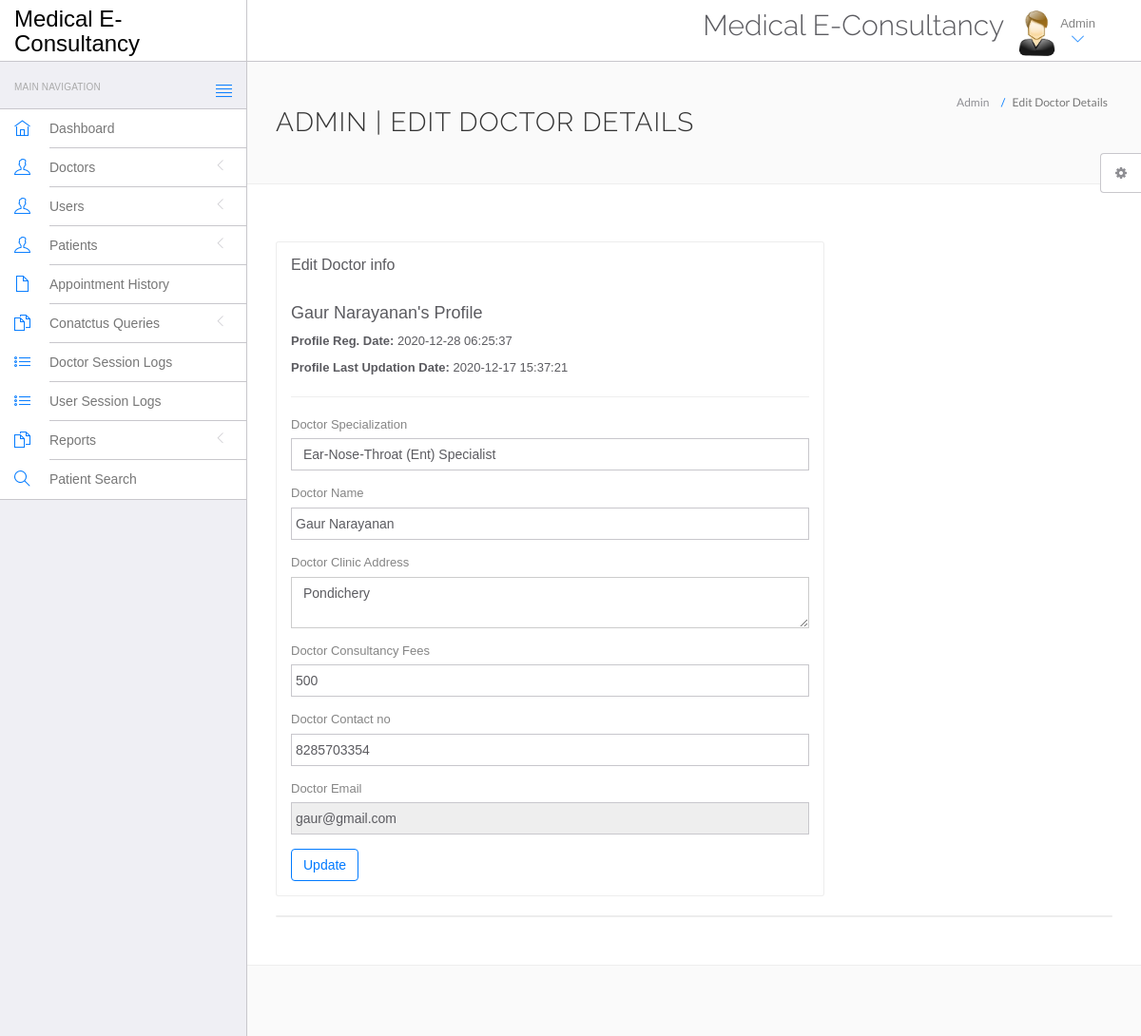
/hms/admin/edit-doctor.php?id=1 (signed in), run on the app's committed database.
### tables this page shows
CREATE TABLE `doctors` (
  `id` int(11) NOT NULL,
  `specilization` varchar(255) DEFAULT NULL,
  `doctorName` varchar(255) DEFAULT NULL,
  `address` longtext DEFAULT NULL,
  `docFees` varchar(255) DEFAULT NULL,
  `contactno` bigint(11) DEFAULT NULL,
  `docEmail` varchar(255) DEFAULT NULL,
  `password` varchar(255) DEFAULT NULL,
  `creationDate` timestamp NULL DEFAULT current_timestamp(),
  `updationDate` timestamp NULL DEFAULT NULL ON UPDATE current_timestamp()
);

### hms/admin/edit-doctor.php (the view, shortened to what this page needs)
<?php
include('include/config.php');
$did=intval($_GET['id']);
?>
<!DOCTYPE html>
<html lang="en">
	<head>
		<link rel="stylesheet" href="vendor/bootstrap/css/bootstrap.min.css">
		<link rel="stylesheet" href="vendor/fontawesome/css/font-awesome.min.css">
		<link rel="stylesheet" href="vendor/themify-icons/themify-icons.min.css">
		<link href="vendor/animate.css/animate.min.css" rel="stylesheet" media="screen">
		<link href="vendor/perfect-scrollbar/perfect-scrollbar.min.css" rel="stylesheet" media="screen">
		<link href="vendor/switchery/switchery.min.css" rel="stylesheet" media="screen">
		<link href="vendor/bootstrap-touchspin/jquery.bootstrap-touchspin.min.css" rel="stylesheet" media="screen">
		<link href="vendor/select2/select2.min.css" rel="stylesheet" media="screen">
		<link href="vendor/bootstrap-datepicker/bootstrap-datepicker3.standalone.min.css" rel="stylesheet" media="screen">
		<link href="vendor/bootstrap-timepicker/bootstrap-timepicker.min.css" rel="stylesheet" media="screen">
		<link rel="stylesheet" href="assets/css/styles.css">
		<link rel="stylesheet" href="assets/css/plugins.css">
		<link rel="stylesheet" href="assets/css/themes/theme-1.css" id="skin_color" />
	</head>
	<body>
		<div id="app">
<?php include('include/sidebar.php');?>
			<div class="app-content">
						<?php include('include/header.php');?>
				<div class="main-content" >
					<div class="wrap-content container" id="container">
						<section id="page-title">
							<div class="row">
								<div class="col-sm-8">
									<h1 class="mainTitle">Admin | Edit Doctor Details</h1>
																	</div>
								<ol class="breadcrumb">
									<li>
										<span>Admin</span>
									</li>
									<li class="active">
										<span>Edit Doctor Details</span>
									</li>
								</ol>
							</div>
						</section>
						<div class="container-fluid container-fullw bg-white">
							<div class="row">
								<div class="col-md-12">
									<div class="row margin-top-30">
										<div class="col-lg-8 col-md-12">
											<div class="panel panel-white">
												<div class="panel-heading">
													<h5 class="panel-title">Edit Doctor info</h5>
												</div>
												<div class="panel-body">
									<?php $sql=mysqli_query($con,"select * from doctors where id='$did'");
while($data=mysqli_fetch_array($sql))
{
?>
<h4><?php echo htmlentities($data['doctorName']);?>'s Profile</h4>
<p><b>Profile Reg. Date: </b><?php echo htmlentities($data['creationDate']);?></p>
<?php if($data['updationDate']){?>
<p><b>Profile Last Updation Date: </b><?php echo htmlentities($data['updationDate']);?></p>
<?php } ?>
<hr />
													<form role="form" name="adddoc" method="post" onSubmit="return valid();">
														<div class="form-group">
															<label for="DoctorSpecialization">
																Doctor Specialization
															</label>
							<select name="Doctorspecialization" class="form-control" required="required">
					<option value="<?php echo htmlentities($data['specilization']);?>">
					<?php echo htmlentities($data['specilization']);?></option>
															</select>
														</div>
<div class="form-group">
															<label for="doctorname">
																 Doctor Name
															</label>
	<input type="text" name="docname" class="form-control" value="<?php echo htmlentities($data['doctorName']);?>" >
														</div>
<div class="form-group">
															<label for="address">
																 Doctor Clinic Address
															</label>
					<textarea name="clinicaddress" class="form-control"><?php echo htmlentities($data['address']);?></textarea>
														</div>
<div class="form-group">
															<label for="fess">
																 Doctor Consultancy Fees
															</label>
		<input type="text" name="docfees" class="form-control" required="required"  value="<?php echo htmlentities($data['docFees']);?>" >
														</div>
<div class="form-group">
									<label for="fess">
																 Doctor Contact no
															</label>
					<input type="text" name="doccontact" class="form-control" required="required"  value="<?php echo htmlentities($data['contactno']);?>">
														</div>
<div class="form-group">
									<label for="fess">
																 Doctor Email
															</label>
					<input type="email" name="docemail" class="form-control"  readonly="readonly"  value="<?php echo htmlentities($data['docEmail']);?>">
														</div>
														<?php } ?>
														<button type="submit" name="submit" class="btn btn-o btn-primary">
															Update
														</button>
													</form>
												</div>
											</div>
										</div>
											</div>
										</div>
									<div class="col-lg-12 col-md-12">
											<div class="panel panel-white">
											</div>
										</div>
									</div>
								</div>
							</div>
						</div>
					</div>
				</div>
	<?php include('include/setting.php');?>
	</body>
</html>

### hms/admin/assets/css/themes/theme-1.css (style rules this page uses)
body { background: #FAFAFA; }

### data on the page
doctors: doctorName "Gaur Narayanan", creationDate "2020-12-28 06:25:37", updationDate "2020-12-17 15:37:21", Doctorspecialization "Ear-Nose-Throat (Ent) Specialist", docname "Gaur Narayanan", clinicaddress "Pondichery", docfees "500", doccontact "8285703354", docemail "gaur@gmail.com"
